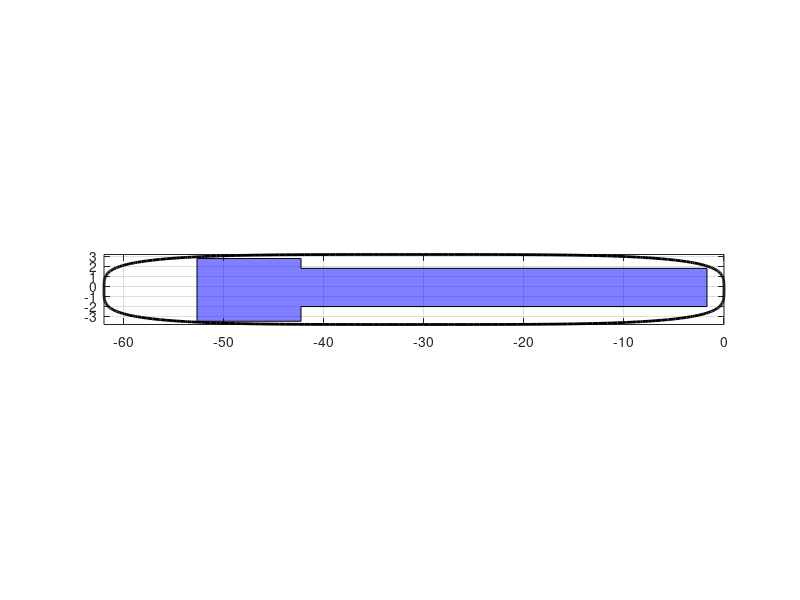

Source code (MATLAB):
% TC
%TC_lat = [-1.6023, -1.7023, -52.7087, -52.5587];
%TC_long = [1.7683, -2.0566, -3.5279, 2.7470];

TC_lat = [-1.7023, -1.7023, -42.3, -42.3, -52.7, -52.7, -42.3, -42.3];

TC_long = [1.7683, -2.0566, -2.0566, -3.5279, -3.5279, 2.7470, 2.7470, 1.7683];
TC_ext = fill(TC_lat, TC_long, 'b');


set(TC_ext, 'FaceAlpha', 0.5);
hold on
grid on
axis equal

% % estimativa quadrada
% x = [-1.7, -1.7, -52.7, -52.7];
% y = [2.8, -3.5, -3.5, 2.8];
% 
% TC_quad = fill(x, y, 'r');
% set(TC_quad, 'FaceAlpha', 0.5);


% curva
%  ((x + c_x)./r_x).^4 + ((y + c_y)./r_y).^4 - 1
c_x = -31;
c_y = -0.35;
r_x = 31;
r_y = 3.5;
x = linspace(-r_x + c_x, r_x + c_x);
y = linspace(-r_y + c_y, r_y + c_y);
[X, Y] = meshgrid(x, y);
Z = ((X - c_x)./r_x).^4 + ((Y - c_y)./r_y).^4 - 1;

curva = contour(X, Y, Z, [0 0], 'k', 'LineWidth', 2);

